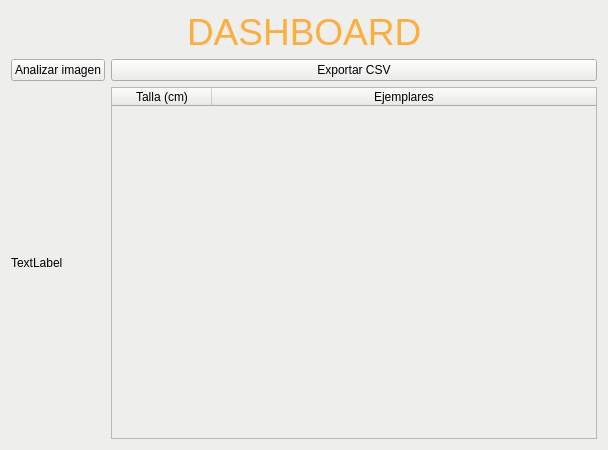
<?xml version="1.0" encoding="UTF-8"?>
<ui version="4.0">
 <class>dashboard</class>
 <widget class="QWidget" name="dashboard">
  <property name="geometry">
   <rect>
    <x>0</x>
    <y>0</y>
    <width>608</width>
    <height>450</height>
   </rect>
  </property>
  <property name="windowTitle">
   <string>Dashboard</string>
  </property>
  <property name="styleSheet">
   <string notr="true">background-color: rgb(238, 238, 236);</string>
  </property>
  <layout class="QGridLayout" name="gridLayout_2">
   <item row="0" column="0">
    <layout class="QVBoxLayout" name="verticalLayout">
     <item>
      <layout class="QHBoxLayout" name="horizontalLayout_5">
       <item>
        <spacer name="horizontalSpacer_2">
         <property name="orientation">
          <enum>Qt::Horizontal</enum>
         </property>
         <property name="sizeHint" stdset="0">
          <size>
           <width>5</width>
           <height>5</height>
          </size>
         </property>
        </spacer>
       </item>
       <item>
        <widget class="QLabel" name="label">
         <property name="baseSize">
          <size>
           <width>500</width>
           <height>100</height>
          </size>
         </property>
         <property name="styleSheet">
          <string notr="true">color:rgb(252, 175, 62);
font-size:28pt;</string>
         </property>
         <property name="text">
          <string>DASHBOARD</string>
         </property>
        </widget>
       </item>
       <item>
        <spacer name="horizontalSpacer">
         <property name="orientation">
          <enum>Qt::Horizontal</enum>
         </property>
         <property name="sizeHint" stdset="0">
          <size>
           <width>5</width>
           <height>5</height>
          </size>
         </property>
        </spacer>
       </item>
      </layout>
     </item>
     <item>
      <layout class="QHBoxLayout" name="horizontalLayout">
       <item>
        <layout class="QVBoxLayout" name="verticalLayout_2">
         <item>
          <widget class="QPushButton" name="analyze_button">
           <property name="text">
            <string>Analizar imagen</string>
           </property>
          </widget>
         </item>
         <item>
          <widget class="QLabel" name="image_label">
           <property name="text">
            <string>TextLabel</string>
           </property>
          </widget>
         </item>
        </layout>
       </item>
       <item>
        <layout class="QVBoxLayout" name="verticalLayout_3">
         <item>
          <widget class="QPushButton" name="export_button">
           <property name="text">
            <string>Exportar CSV</string>
           </property>
          </widget>
         </item>
         <item>
          <widget class="QTableWidget" name="table_sum">
           <property name="sizePolicy">
            <sizepolicy hsizetype="Expanding" vsizetype="Expanding">
             <horstretch>0</horstretch>
             <verstretch>0</verstretch>
            </sizepolicy>
           </property>
           <property name="contextMenuPolicy">
            <enum>Qt::NoContextMenu</enum>
           </property>
           <property name="sizeAdjustPolicy">
            <enum>QAbstractScrollArea::AdjustToContents</enum>
           </property>
           <attribute name="horizontalHeaderCascadingSectionResizes">
            <bool>false</bool>
           </attribute>
           <attribute name="horizontalHeaderShowSortIndicator" stdset="0">
            <bool>false</bool>
           </attribute>
           <attribute name="horizontalHeaderStretchLastSection">
            <bool>true</bool>
           </attribute>
           <attribute name="verticalHeaderCascadingSectionResizes">
            <bool>false</bool>
           </attribute>
           <attribute name="verticalHeaderStretchLastSection">
            <bool>false</bool>
           </attribute>
           <column>
            <property name="text">
             <string>Talla (cm)</string>
            </property>
           </column>
           <column>
            <property name="text">
             <string>Ejemplares</string>
            </property>
           </column>
          </widget>
         </item>
        </layout>
       </item>
      </layout>
     </item>
    </layout>
   </item>
  </layout>
 </widget>
 <resources/>
 <connections/>
</ui>
